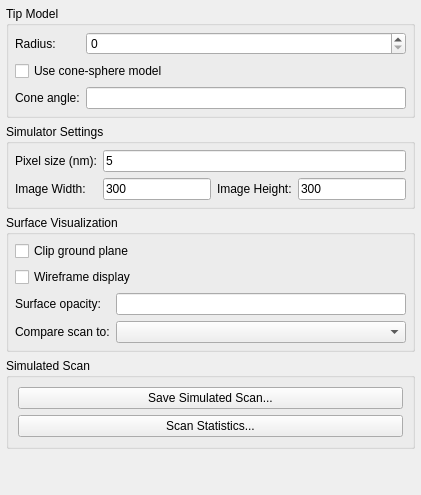
           <widget class="QWidget" name="AFMSimTab">
            <attribute name="title">
             <string>AFMSim</string>
            </attribute>
            <layout class="QVBoxLayout" name="verticalLayout_7">
             <property name="spacing">
              <number>6</number>
             </property>
             <property name="margin">
              <number>6</number>
             </property>
             <item>
              <widget class="QGroupBox" name="afmSimTipModelGroupBox">
               <property name="title">
                <string>Tip Model</string>
               </property>
               <layout class="QGridLayout" name="gridLayout_2">
                <property name="margin">
                 <number>6</number>
                </property>
                <property name="spacing">
                 <number>6</number>
                </property>
                <item row="0" column="0">
                 <widget class="QLabel" name="tipRadiusLabel">
                  <property name="text">
                   <string>Radius:</string>
                  </property>
                 </widget>
                </item>
                <item row="0" column="1">
                 <widget class="QSpinBox" name="afmSimRadiusSpinBox"/>
                </item>
                <item row="1" column="0" colspan="2">
                 <widget class="QCheckBox" name="afmSimUseConeSphereModelCheckBox">
                  <property name="text">
                   <string>Use cone-sphere model</string>
                  </property>
                 </widget>
                </item>
                <item row="2" column="0">
                 <widget class="QLabel" name="label">
                  <property name="text">
                   <string>Cone angle:</string>
                  </property>
                 </widget>
                </item>
                <item row="2" column="1">
                 <widget class="QLineEdit" name="afmSimConeAngleEdit"/>
                </item>
               </layout>
              </widget>
             </item>
             <item>
              <widget class="QGroupBox" name="afmSimSimulatorSettingsGroupBox">
               <property name="title">
                <string>Simulator Settings</string>
               </property>
               <layout class="QGridLayout" name="gridLayout">
                <property name="margin">
                 <number>6</number>
                </property>
                <property name="spacing">
                 <number>6</number>
                </property>
                <item row="0" column="0">
                 <widget class="QLabel" name="afmSimPixelSizeLabel">
                  <property name="text">
                   <string>Pixel size (nm):</string>
                  </property>
                 </widget>
                </item>
                <item row="0" column="1" colspan="3">
                 <widget class="QLineEdit" name="afmSimPixelSizeEdit">
                  <property name="text">
                   <string>5</string>
                  </property>
                 </widget>
                </item>
                <item row="1" column="0">
                 <widget class="QLabel" name="afmSimImageWidthLabel">
                  <property name="text">
                   <string>Image Width:</string>
                  </property>
                 </widget>
                </item>
                <item row="1" column="1">
                 <widget class="QLineEdit" name="afmSimImageWidthEdit">
                  <property name="text">
                   <string>300</string>
                  </property>
                 </widget>
                </item>
                <item row="1" column="2">
                 <widget class="QLabel" name="afmSimImageHeightLabel">
                  <property name="text">
                   <string>Image Height:</string>
                  </property>
                 </widget>
                </item>
                <item row="1" column="3">
                 <widget class="QLineEdit" name="afmSimImageHeightEdit">
                  <property name="text">
                   <string>300</string>
                  </property>
                 </widget>
                </item>
               </layout>
              </widget>
             </item>
             <item>
              <widget class="QGroupBox" name="afmSimSurfaceVisualization">
               <property name="title">
                <string>Surface Visualization</string>
               </property>
               <layout class="QGridLayout" name="gridLayout_8">
                <property name="margin">
                 <number>6</number>
                </property>
                <property name="spacing">
                 <number>6</number>
                </property>
                <item row="0" column="0" colspan="2">
                 <widget class="QCheckBox" name="afmSimClipGroundPlaneCheckBox">
                  <property name="text">
                   <string>Clip ground plane</string>
                  </property>
                 </widget>
                </item>
                <item row="4" column="0">
                 <widget class="QLabel" name="afmSimSurfaceOpacityLabel">
                  <property name="text">
                   <string>Surface opacity:</string>
                  </property>
                 </widget>
                </item>
                <item row="4" column="1">
                 <widget class="QLineEdit" name="afmSimSurfaceOpacityEdit"/>
                </item>
                <item row="5" column="0">
                 <widget class="QLabel" name="afmSimCompareScanToLabel">
                  <property name="text">
                   <string>Compare scan to:</string>
                  </property>
                 </widget>
                </item>
                <item row="5" column="1">
                 <widget class="QComboBox" name="afmSimCompareScanToComboBox"/>
                </item>
                <item row="2" column="0" colspan="2">
                 <widget class="QCheckBox" name="afmSimWireframeDisplayCheckBox">
                  <property name="text">
                   <string>Wireframe display</string>
                  </property>
                 </widget>
                </item>
               </layout>
              </widget>
             </item>
             <item>
              <widget class="QGroupBox" name="groupBox_3">
               <property name="title">
                <string>Simulated Scan</string>
               </property>
               <layout class="QVBoxLayout" name="verticalLayout_8">
                <item>
                 <widget class="QPushButton" name="afmSimSaveSimulatedScan">
                  <property name="text">
                   <string>Save Simulated Scan...</string>
                  </property>
                 </widget>
                </item>
                <item>
                 <widget class="QPushButton" name="afmSimScanStatistics">
                  <property name="text">
                   <string>Scan Statistics...</string>
                  </property>
                 </widget>
                </item>
               </layout>
              </widget>
             </item>
             <item>
              <spacer name="verticalSpacer_3">
               <property name="orientation">
                <enum>Qt::Vertical</enum>
               </property>
               <property name="sizeHint" stdset="0">
                <size>
                 <width>20</width>
                 <height>40</height>
                </size>
               </property>
              </spacer>
             </item>
            </layout>
           </widget>
